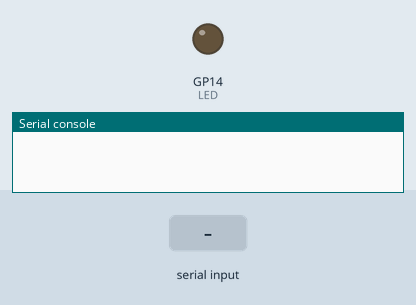
Simulated run of this program. Board: Raspberry Pi Pico running MicroPython. Shown: output pins drawn as LEDs (lit = HIGH), the last lines printed to the serial console. The test bench sets the inputs (shaded band).

Above: at 1.2 s.
1.3 s: "LED_ON" received over the second serial link
At 2.0 s:
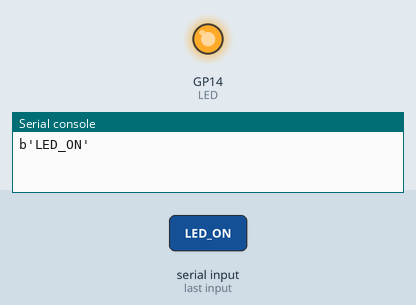
2.8 s: "LED_OFF" received over the second serial link
At 3.1 s:
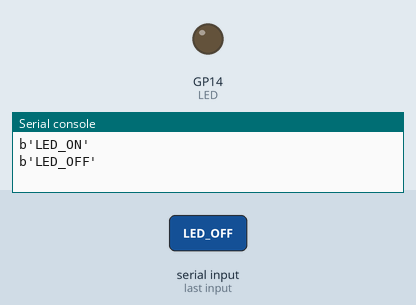
Timing chart, 0 to 5.8 s (numbered marks = the images above; inputs shaded):
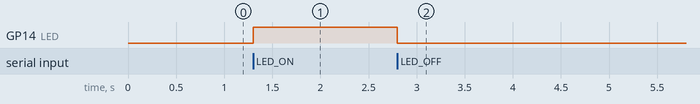

The program:

BT_led.py
```python
from machine import Pin,UART #importing PIN and PWM
import utime #importing time


#Defining UART channel and Baud Rate
uart = UART(0,9600)


LED = Pin(14, Pin.OUT)

while True:


    if uart.any(): #Checking if data available
        data=uart.read() #Getting data
        data=str(data) #Converting bytes to str type
        print(data)

        if('LED_ON' in data):
            LED.value(1)

        elif('LED_OFF' in data):
            LED.value(0)

        
```

Measured:
- after the input at 1.3 s, GP14 (LED): LOW → HIGH at once
- after the input at 2.8 s, GP14 (LED): HIGH → LOW at once
